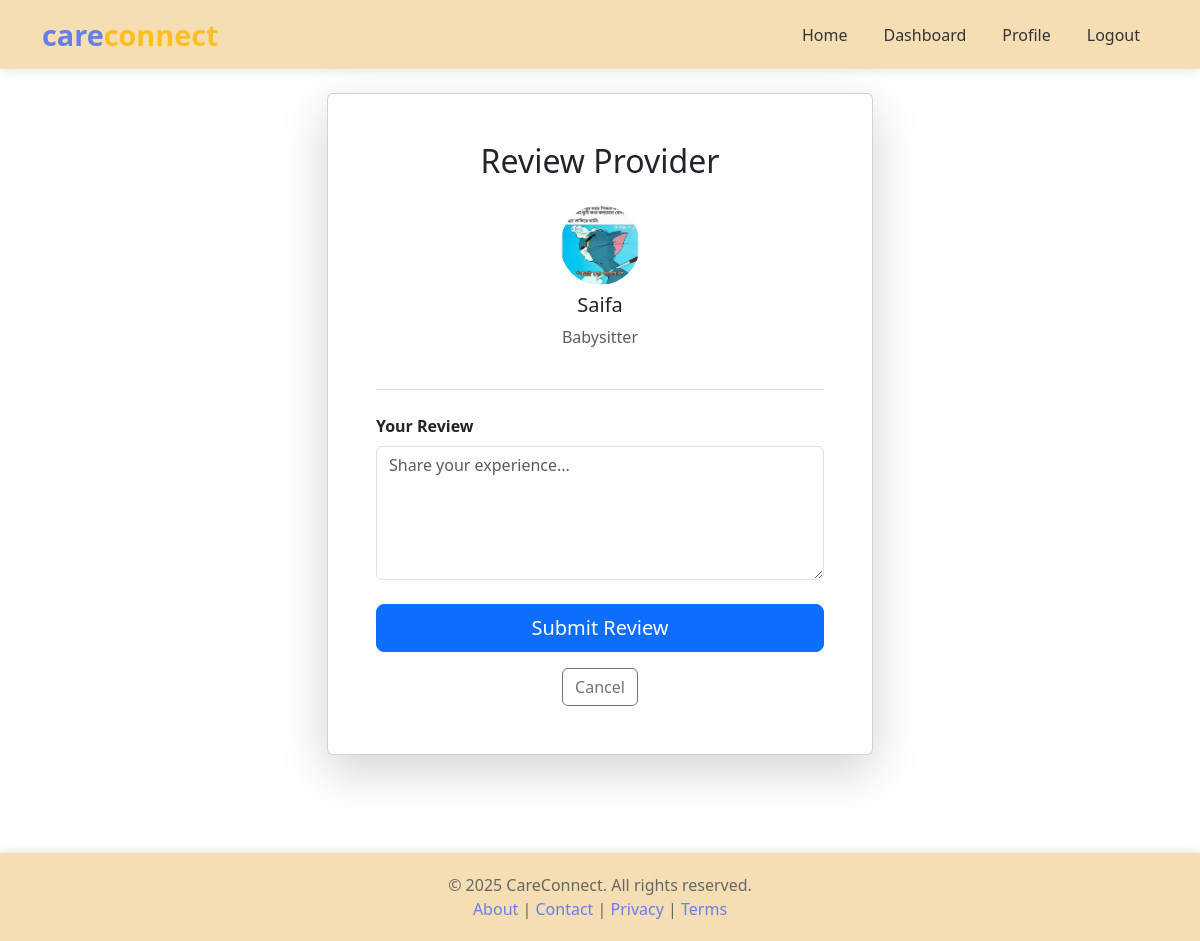
The app's page /users/provider/1/review/ (signed in) with its own data.
### providers/models.py (models this page shows, shortened)
class ServiceProvider(models.Model):
    CATEGORY_CHOICES = [
        ('maid', 'House Maid'),
        ('babysitter', 'Babysitter'),
        ('caregiver', 'Caregiver'),
    ]
    GENDER_CHOICES = [
        ('male', 'Male'),
        ('female', 'Female'),
        ('other', 'Other'),
    ]
    user = models.OneToOneField(User, on_delete=models.CASCADE, related_name='provider_profile')
    name = models.CharField(max_length=100)
    age = models.IntegerField()
    gender = models.CharField(max_length=10, choices=GENDER_CHOICES)
    location = models.CharField(max_length=200)
    experience_year = models.FloatField()
    skills = models.TextField(help_text="Comma-separated")
    category = models.CharField(max_length=20, choices=CATEGORY_CHOICES)
    contactNo = models.CharField(max_length=15)
    hourlyRate = models.FloatField()
    availability = models.BooleanField(default=True)
    profile_image = models.ImageField(upload_to='provider_profiles/', blank=True, null=True)
    created_at = models.DateTimeField(auto_now_add=True)

### users/views.py (the view, shortened to what this page needs)
# urls.py: path('provider/<int:provider_id>/review/', views.add_provider_review, name='add_provider_review'),
@login_required
def add_provider_review(request, provider_id):
    if request.user.is_provider:
        return redirect('provider_dashboard')
    provider = get_object_or_404(ServiceProvider, id=provider_id)
    has_booking = Booking.objects.filter(
        user=request.user,
        provider=provider,
        status='completed'
    ).exists()
    if not has_booking:
        return redirect('provider_detail', pk=provider_id)
    existing_review = Feedback.objects.filter(
        booking__user=request.user,
        booking__provider=provider
    ).first()
    if existing_review:
        return redirect('provider_detail', pk=provider_id)
    context = {
        'provider': provider,
    }
    return render(request, 'users/add_provider_review.html', context)

### templates/users/add_provider_review.html (shortened to what this page needs)
{% extends 'base.html' %}
{% block content %}
<div class="container mt-4 mb-5">
    <div class="row justify-content-center">
        <div class="col-md-6">
            <div class="card shadow-lg">
                <div class="card-body p-5">
                    <h2 class="text-center mb-4">Review Provider</h2>
                    <div class="text-center mb-4 pb-4 border-bottom">
                        {% if provider.profile_image %}
                        <img src="{{ provider.profile_image.url }}" class="rounded-circle mb-2" width="80" height="80" alt="Profile">
                        {% endif %}
                        <h5>{{ provider.name }}</h5>
                        <p class="text-muted">{{ provider.get_category_display }}</p>
                    </div>
                    <form method="POST">
                        <div class="mb-4">
                            <label class="form-label"><strong>Your Review</strong></label>
                            <textarea class="form-control" name="comment" rows="5" placeholder="Share your experience..." required></textarea>
                        </div>
                        <button type="submit" class="btn btn-primary w-100 btn-lg">Submit Review</button>
                    </form>
                    <div class="text-center mt-3">
                        <a href="{% url 'provider_detail' provider.id %}" class="btn btn-outline-secondary">Cancel</a>
                    </div>
                </div>
            </div>
        </div>
    </div>
</div>
{% endblock %}

### templates/base.html (style rules this page uses)
body { display: flex; flex-direction: column; min-height: 100vh; background: white; }

### records on screen
ServiceProvider: profile_image (picture), name "Saifa", category "Babysitter"
